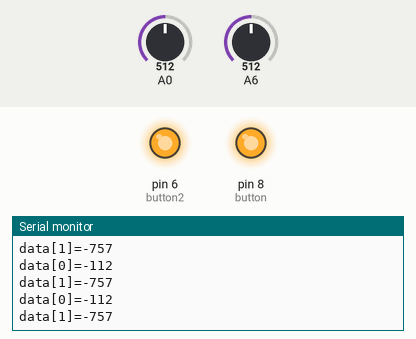
Recording of a sketch running on a simulated Arduino Nano, built with avr-gcc and run on an emulated ATmega328P. Shown: output pins drawn as LEDs (lit = HIGH), the last lines printed to the serial monitor. The inputs (shaded band) are chosen by the test bench; at power-on: A0 = 512, A6 = 512. No radio packets arrive unless stated.

Above: at 1.2 s.
1.3 s: A0 set to 502
At 2.4 s:
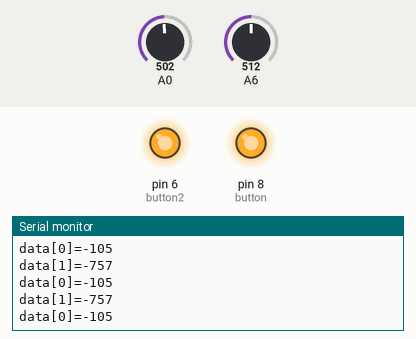
2.8 s: A0 set to 485
At 3.4 s:
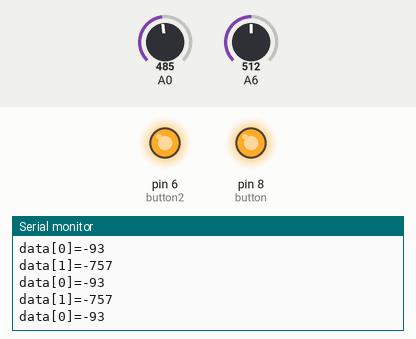
5.8 s: A6 set to 150
At 6.6 s:
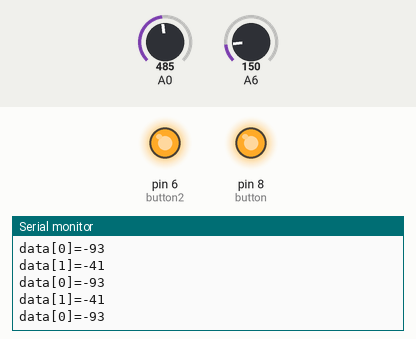
7.3 s: A6 set to 122
At 8.1 s:
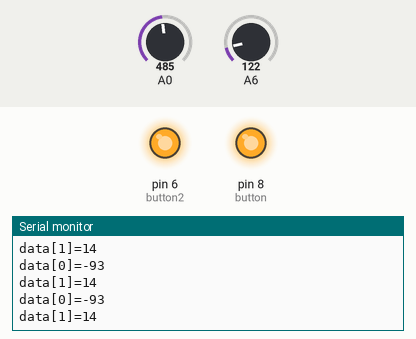
Timing chart, 0 to 10.3 s (numbered marks = the images above; inputs shaded):
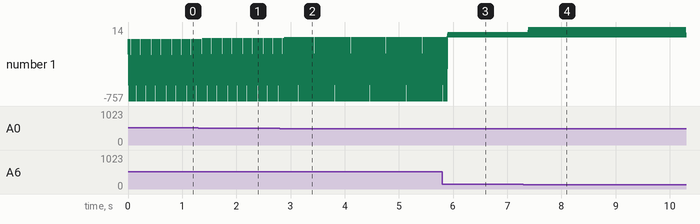

The sketch:

hand11.ino
```cpp
#include <SPI.h>                                          //  Підключаємо бібліотеку для роботи з шиною SPI
#include <nRF24L01.h>                                     // Підключаємо файл настройок з бібліотеки RF24
#include <RF24.h>                                         // Підключаємо бібліотеку для роботи з nRF24L01 +
int button = 8, button2 = 6;
RF24 radio(9, 10);                                         // Створюємо об'єкт radio для роботи з бібліотекою RF24, вказуючи номери створюємо масив для прийому даних
int  data[2];                                              // створюємо масив для прийому даних
void setup() {

  Serial.begin(9600);
  radio.begin();                                        // Почнемо роботу nRF24L01 +
  pinMode(button, OUTPUT);
  pinMode(button2, OUTPUT);
  radio.setChannel(5);                                  // Вказуємо канал передачі даних (від 0 до 127), 5 - значить передача даних здійснюється на частоті 2,405 ГГц (на одному каналі може бути тільки 1 датчик і до 6 передавачів)
  radio.setDataRate     (RF24_1MBPS);                   // Вказуємо швидкість передачі даних (RF24_250KBPS, RF24_1MBPS, RF24_2MBPS), RF24_1MBPS - 1 Мбіт / сек
  radio.setPALevel      (RF24_PA_HIGH);                 // Вказуємо потужність передавача (RF24_PA_MIN = -18dBm, RF24_PA_LOW = -12dBm, RF24_PA_HIGH = -6dBm, RF24_PA_MAX = 0dBm)
  radio.openWritingPipe (0x1234567890LL);               // Відкриваємо трубу з ідентифікатором 0x1234567890 для передачі даних (на одному каналі може бути відкрито до 6 різних труб, які повинні відрізнятися тільки останнім байтом ідентифікатора)
  digitalWrite(button, HIGH);
  digitalWrite(button2, HIGH);
}
void loop() {
  data[0] = analogRead(A0);         // перший датчик
  data[0] = map(data[0], 0, 355, 255, 0);
  //if (data[0] < 110)data[0] = 0;  data[0] = data[0] * 10 + 1;
  data[1] = analogRead(A6);          // другий датчик
  data[1] = map(data[1], 0, 129, 255, 0);
  //if (data[1] < 110)data[1] = 0; data[1] = data[1] * 10 + 2;
  radio.write(&data, sizeof(data));
 Serial.print("data[0]=");
 Serial.println(data[0]);
  Serial.print("data[1]=");
 Serial.println(data[1]);

}
```

Measured:
- after the input at 1.3 s, the serial monitor: prints a new line after 0.08 s (image 1)
- after the input at 2.8 s, the serial monitor: prints a new line after 0.09 s (image 2)
- after the input at 5.8 s, the serial monitor: prints a new line after 0.11 s (image 3)
- after the input at 7.3 s, the serial monitor: prints a new line after 0.10 s (image 4)
- plotted number 1: -757 → -41 after the input at 5.8 s
